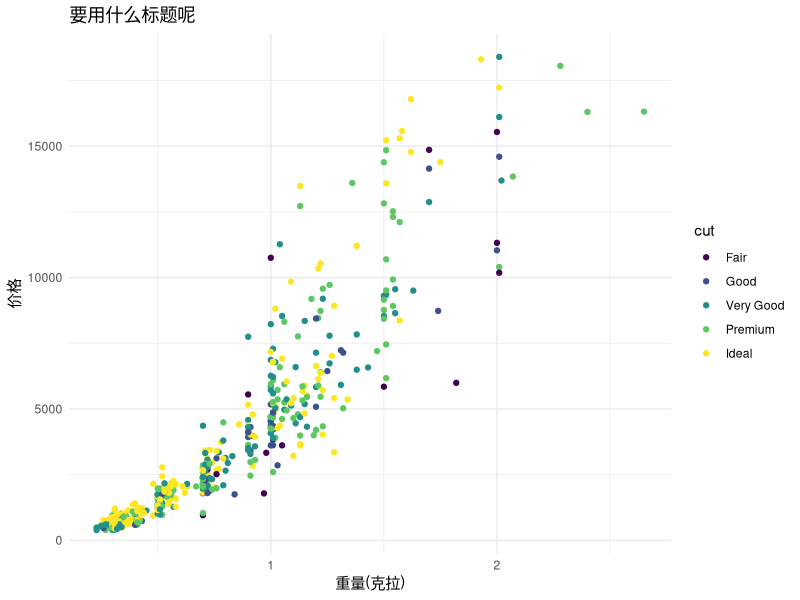

The R script that drew this image:
## ---- chunk 1
knitr::opts_chunk$set(fig.showtext=TRUE)
## ---- chunk 2
library(dplyr)
library(ggplot2)

diamonds %>% 
  slice_sample(n = 500) %>%
  ggplot() + 
  geom_point(aes(carat, price, color = cut)) + 
  theme_minimal() +
  labs(title = "要用什么标题呢",
       x = "重量(克拉)",
       y = "价格")
## ---- chunk 3
head(iris) %>% 
  knitr::kable(caption = "我知道一切 iris")
